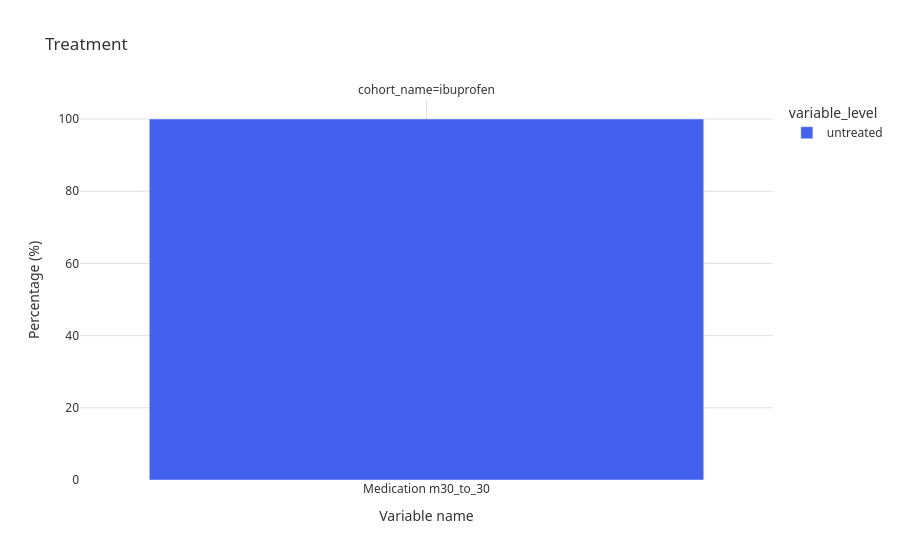

Write notebook code for a chart like this one.
### Code cell
plot_treatment(sr_treatment)

### Figure 1 — Plotly figure (JSON) as saved in the notebook; plotly's stock layout.template omitted (floating-point values rounded to 4 significant figures)
{"data": [{"alignmentgroup": "True", "hovertemplate": "variable_level=untreated<br>cohort_name=ibuprofen<br>variable_name=%{x}<br>percentage=%{y}<extra></extra>", "legendgroup": "untreated", "marker": {"color": "#4361ee", "pattern": {"shape": ""}}, "name": "untreated", "offsetgroup": "untreated", "orientation": "v", "showlegend": true, "textposition": "auto", "type": "bar", "x": ["Medication m30_to_30"], "xaxis": "x", "y": [100.0], "yaxis": "y"}], "layout": {"annotations": [{"font": {}, "showarrow": false, "text": "cohort_name=ibuprofen", "x": 0.5, "xanchor": "center", "xref": "paper", "y": 1.0, "yanchor": "bottom", "yref": "paper"}], "barmode": "group", "font": {"color": "#333333", "family": "system-ui, -apple-system, sans-serif", "size": 12}, "legend": {"title": {"text": "variable_level"}, "tracegroupgap": 0}, "paper_bgcolor": "#ffffff", "plot_bgcolor": "#ffffff", "showlegend": true, "title": {"text": "Treatment"}, "xaxis": {"anchor": "y", "domain": [0.0, 1.0], "gridcolor": "#e0e0e0", "showgrid": true, "title": {"text": "Variable name"}}, "yaxis": {"anchor": "x", "domain": [0.0, 1.0], "gridcolor": "#e0e0e0", "showgrid": true, "title": {"text": "Percentage (%)"}}}}
